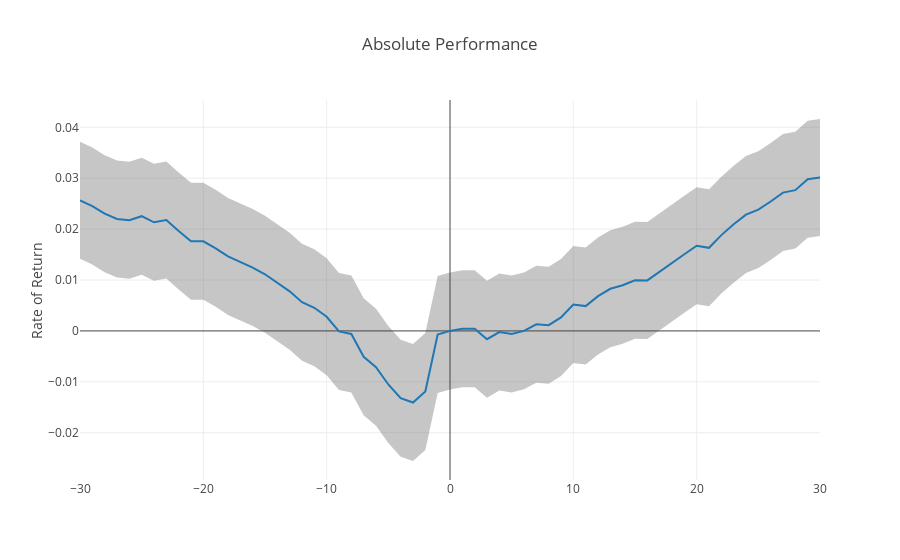
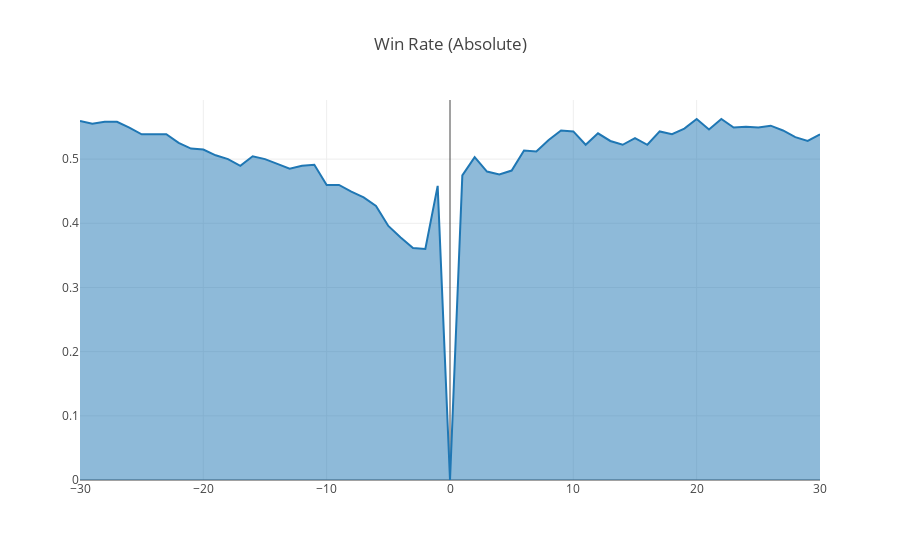

Here is the notebook cell these charts were saved with, in order:
### Code cell
E.get_absolute_performance(30, 30)
